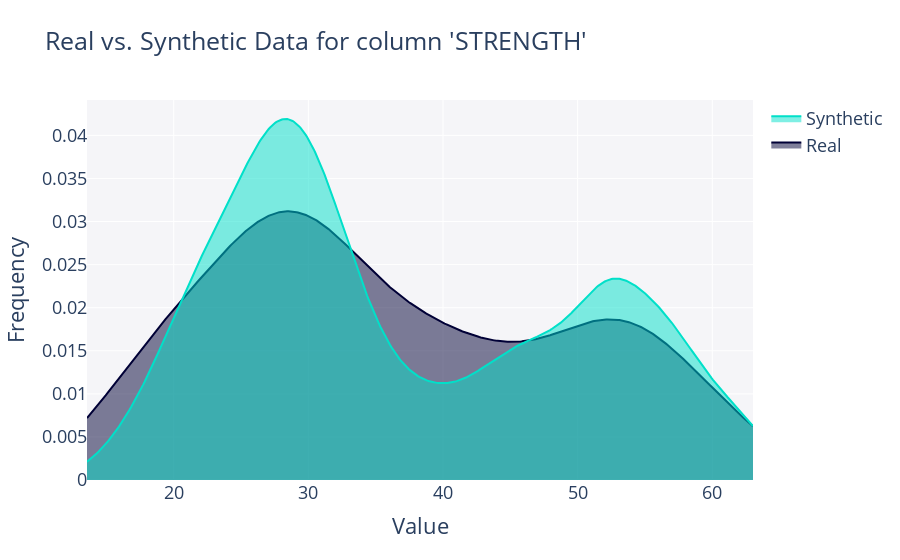

Notebook cell for this chart:
### Code cell
from sdv.evaluation.single_table import get_column_plot

fig = get_column_plot(
    real_data=df,
    synthetic_data=synthetic_data,
    metadata=metadata,
    column_name='STRENGTH'
)
    
fig.show()

### Figure 1 — Plotly figure (JSON) as saved in the notebook; plotly's stock layout.template omitted (floating-point values rounded to 4 significant figures; data arrays with more than 128 entries replaced by an {"elided": "..."} marker saying what was removed)
{"data": [{"fill": "tozeroy", "hovertemplate": "<b>Real</b><br>Frequency: %{y}<extra></extra>", "legendgroup": "Real", "marker": {"color": "#000036"}, "mode": "lines", "name": "Real", "showlegend": true, "type": "scatter", "x": {"elided": "500 float values"}, "xaxis": "x", "y": {"elided": "500 float values"}, "yaxis": "y"}, {"fill": "tozeroy", "hovertemplate": "<b>Synthetic</b><br>Frequency: %{y}<extra></extra>", "legendgroup": "Synthetic", "marker": {"color": "#01E0C9"}, "mode": "lines", "name": "Synthetic", "showlegend": true, "type": "scatter", "x": {"elided": "500 float values"}, "xaxis": "x", "y": {"elided": "500 float values"}, "yaxis": "y"}], "layout": {"autosize": true, "barmode": "overlay", "font": {"size": 18}, "hovermode": "closest", "legend": {"traceorder": "reversed"}, "plot_bgcolor": "#F5F5F8", "title": {"text": "Real vs. Synthetic Data for column 'STRENGTH'"}, "xaxis": {"anchor": "y2", "autorange": true, "domain": [0, 1], "range": [13.56, 63.02], "title": {"text": "Value"}, "type": "linear", "zeroline": false}, "yaxis": {"anchor": "free", "autorange": true, "domain": [0, 1], "position": 0, "range": [0, 0.04411], "title": {"text": "Frequency"}, "type": "linear"}}}
